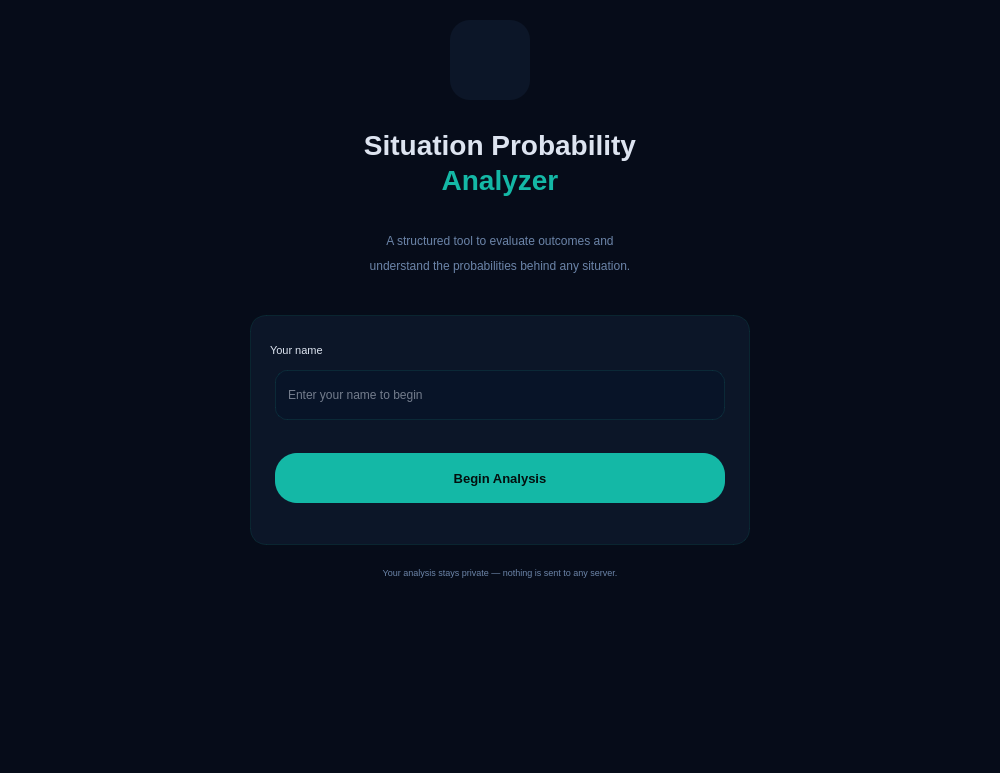
<?xml version="1.0" encoding="UTF-8"?>
<ui version="4.0">
 <class>MainWindow</class>
 <widget class="QMainWindow" name="MainWindow">
  <property name="geometry">
   <rect>
    <x>0</x>
    <y>0</y>
    <width>1000</width>
    <height>773</height>
   </rect>
  </property>
  <property name="windowTitle">
   <string>MainWindow</string>
  </property>
  <property name="styleSheet">
   <string notr="true">background-color: rgb(6, 12, 25);</string>
  </property>
  <widget class="QWidget" name="centralwidget">
   <widget class="QLabel" name="brainicon">
    <property name="geometry">
     <rect>
      <x>450</x>
      <y>20</y>
      <width>80</width>
      <height>80</height>
     </rect>
    </property>
    <property name="styleSheet">
     <string notr="true">background-color: #0c1628;
border-radius: 20px; 
border: .5px solid rgb(20, 184, 166);
font-size: 36px;</string>
    </property>
    <property name="text">
     <string/>
    </property>
    <property name="pixmap">
     <pixmap>brain-removebg-preview.png</pixmap>
    </property>
    <property name="scaledContents">
     <bool>true</bool>
    </property>
    <property name="alignment">
     <set>Qt::AlignCenter</set>
    </property>
   </widget>
   <widget class="QLabel" name="label">
    <property name="geometry">
     <rect>
      <x>200</x>
      <y>120</y>
      <width>600</width>
      <height>50</height>
     </rect>
    </property>
    <property name="styleSheet">
     <string notr="true">color: #dde4f0; 
font-size: 28px;
font-weight: bold;</string>
    </property>
    <property name="text">
     <string>Situation Probability</string>
    </property>
    <property name="scaledContents">
     <bool>false</bool>
    </property>
    <property name="alignment">
     <set>Qt::AlignCenter</set>
    </property>
    <property name="openExternalLinks">
     <bool>false</bool>
    </property>
   </widget>
   <widget class="QLabel" name="label_2">
    <property name="geometry">
     <rect>
      <x>200</x>
      <y>162</y>
      <width>600</width>
      <height>35</height>
     </rect>
    </property>
    <property name="styleSheet">
     <string notr="true">color: #14b8a6; 
font-size: 28px; 
font-weight: bold;</string>
    </property>
    <property name="text">
     <string>Analyzer</string>
    </property>
    <property name="alignment">
     <set>Qt::AlignCenter</set>
    </property>
   </widget>
   <widget class="QLabel" name="label_3">
    <property name="geometry">
     <rect>
      <x>150</x>
      <y>228</y>
      <width>700</width>
      <height>25</height>
     </rect>
    </property>
    <property name="styleSheet">
     <string notr="true">color: rgb(107, 132, 168);
font: 11pt &quot;MS Shell Dlg 2&quot;;</string>
    </property>
    <property name="text">
     <string>A structured tool to evaluate outcomes and</string>
    </property>
    <property name="alignment">
     <set>Qt::AlignCenter</set>
    </property>
    <property name="wordWrap">
     <bool>true</bool>
    </property>
   </widget>
   <widget class="QFrame" name="frame">
    <property name="geometry">
     <rect>
      <x>250</x>
      <y>315</y>
      <width>500</width>
      <height>230</height>
     </rect>
    </property>
    <property name="styleSheet">
     <string notr="true">background-color: #0c1628; 
border-radius: 16px; 
border: 1px solid rgba(20,184,166,0.12);</string>
    </property>
    <property name="frameShape">
     <enum>QFrame::StyledPanel</enum>
    </property>
    <property name="frameShadow">
     <enum>QFrame::Raised</enum>
    </property>
    <widget class="QLabel" name="label_4">
     <property name="geometry">
      <rect>
       <x>275</x>
       <y>305</y>
       <width>150</width>
       <height>20</height>
      </rect>
     </property>
     <property name="text">
      <string>TextLabel</string>
     </property>
    </widget>
   </widget>
   <widget class="QLabel" name="label_5">
    <property name="geometry">
     <rect>
      <x>270</x>
      <y>340</y>
      <width>150</width>
      <height>20</height>
     </rect>
    </property>
    <property name="styleSheet">
     <string notr="true">color: #dde4f0; 
font-size: 11px; 
background: transparent;</string>
    </property>
    <property name="text">
     <string>Your name</string>
    </property>
   </widget>
   <widget class="QLineEdit" name="nameInput">
    <property name="geometry">
     <rect>
      <x>275</x>
      <y>370</y>
      <width>450</width>
      <height>50</height>
     </rect>
    </property>
    <property name="styleSheet">
     <string notr="true">background-color: #081428; 
color: #dde4f0; 
border-radius: 12px; 
border: 1px solid rgba(20,184,166,0.12); 
padding: 10px; 
font-size: 12px;</string>
    </property>
    <property name="text">
     <string/>
    </property>
    <property name="placeholderText">
     <string>Enter your name to begin</string>
    </property>
   </widget>
   <widget class="QPushButton" name="beginbtn">
    <property name="geometry">
     <rect>
      <x>275</x>
      <y>453</y>
      <width>450</width>
      <height>50</height>
     </rect>
    </property>
    <property name="styleSheet">
     <string notr="true">background-color: #14b8a6; 
color: #030f0e; 
border-radius: 22px; 
font-size: 13px; 
font-weight: bold;</string>
    </property>
    <property name="text">
     <string>Begin Analysis</string>
    </property>
   </widget>
   <widget class="QLabel" name="label_6">
    <property name="geometry">
     <rect>
      <x>200</x>
      <y>560</y>
      <width>600</width>
      <height>25</height>
     </rect>
    </property>
    <property name="styleSheet">
     <string notr="true">color: #6b84a8; 
font-size: 9px; 
background: transparent;</string>
    </property>
    <property name="text">
     <string>Your analysis stays private — nothing is sent to any server.</string>
    </property>
    <property name="alignment">
     <set>Qt::AlignCenter</set>
    </property>
   </widget>
   <widget class="QLabel" name="label_7">
    <property name="geometry">
     <rect>
      <x>150</x>
      <y>253</y>
      <width>700</width>
      <height>25</height>
     </rect>
    </property>
    <property name="styleSheet">
     <string notr="true">color: rgb(107, 132, 168);
font: 11pt &quot;MS Shell Dlg 2&quot;;</string>
    </property>
    <property name="text">
     <string>understand the probabilities behind any situation.</string>
    </property>
    <property name="alignment">
     <set>Qt::AlignCenter</set>
    </property>
    <property name="wordWrap">
     <bool>true</bool>
    </property>
   </widget>
  </widget>
  <widget class="QMenuBar" name="menubar">
   <property name="geometry">
    <rect>
     <x>0</x>
     <y>0</y>
     <width>1000</width>
     <height>18</height>
    </rect>
   </property>
  </widget>
  <widget class="QStatusBar" name="statusbar"/>
 </widget>
 <resources/>
 <connections/>
</ui>
